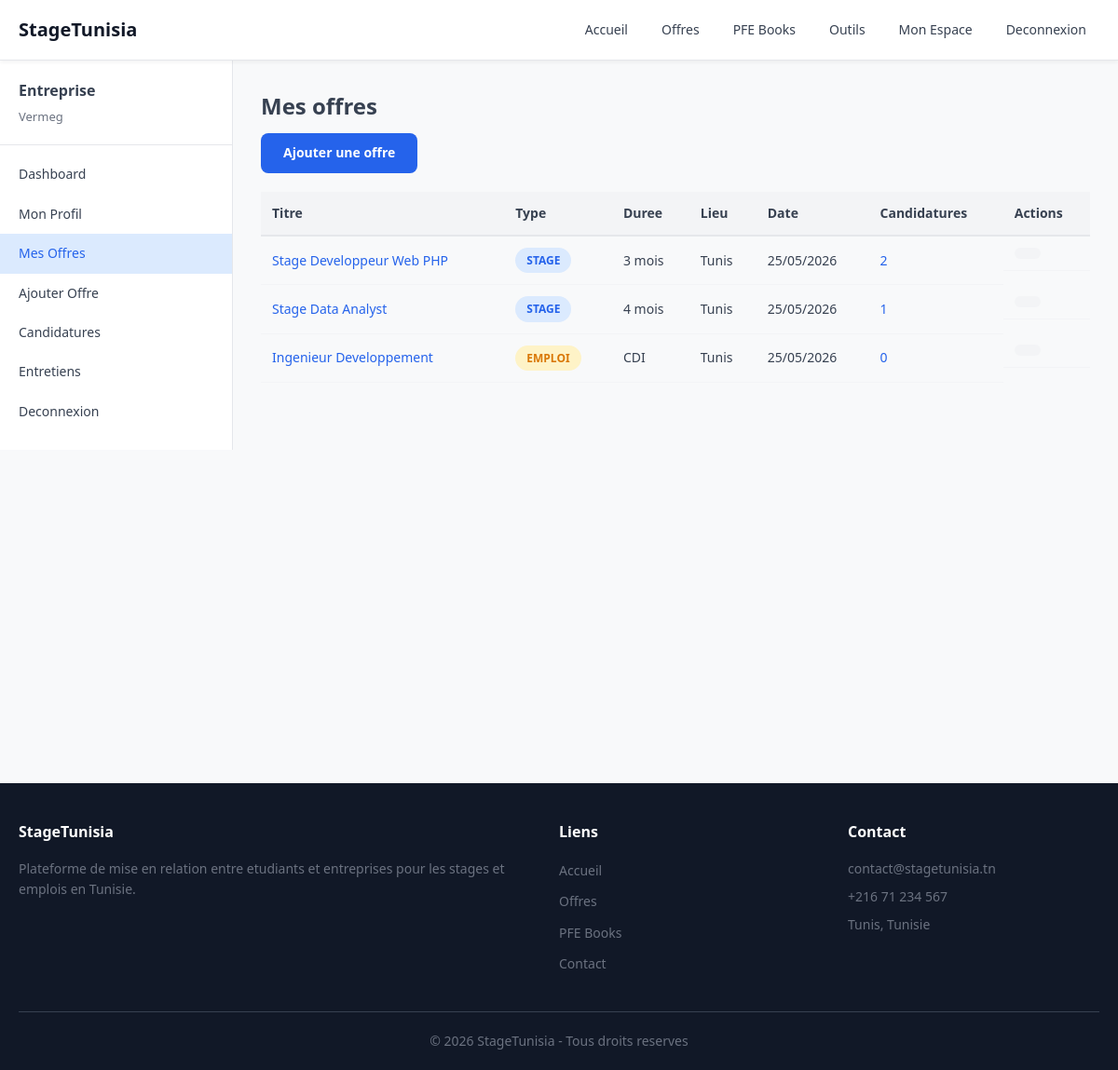
Page /entreprise/offres.php (signed in) on the committed database.
### tables this page shows
CREATE TABLE offres (
    id INT AUTO_INCREMENT PRIMARY KEY,
    entreprise_id INT NOT NULL,
    titre VARCHAR(200) NOT NULL,
    description TEXT,
    type_contrat VARCHAR(50) NOT NULL DEFAULT 'stage',
    duree VARCHAR(50) DEFAULT '',
    remuneration VARCHAR(100) DEFAULT '',
    lieu VARCHAR(100) DEFAULT '',
    secteur VARCHAR(100) DEFAULT '',
    competences_requises TEXT,
    date_publication DATETIME DEFAULT CURRENT_TIMESTAMP,
    date_expiration DATE DEFAULT NULL,
    active TINYINT(1) DEFAULT 1,
    FOREIGN KEY (entreprise_id) REFERENCES entreprises(id) ON DELETE CASCADE
);

### includes/functions.php (called while the page is built, shortened)
<?php
function formatDate($date) {
    return date('d/m/Y', strtotime($date));
}

### entreprise/offres.php (the view, shortened to what this page needs)
<?php
require_once '../config/database.php';
require_once '../includes/functions.php';
$req_entreprise = "SELECT * FROM entreprises WHERE utilisateur_id = ?";
$stmt_entreprise = $pdo->prepare($req_entreprise);
$stmt_entreprise->execute([$_SESSION['user_id']]);
$entreprise = $stmt_entreprise->fetch();
$req_offres = "SELECT o.*, (SELECT COUNT(*) FROM candidatures WHERE offre_id = o.id) as nb_candidatures FROM offres o WHERE o.entreprise_id = ? ORDER BY o.date_publication DESC";
$stmt_offres = $pdo->prepare($req_offres);
$stmt_offres->execute([$entreprise['id']]);
$offres = $stmt_offres->fetchAll();
include '../includes/header.php';
?>
<div class="dashboard-layout">
<?php include '../includes/sidebar_entreprise.php'; ?>
<div class="dashboard-content">
    <h2><?= icon('briefcase') ?> Mes offres</h2>
    <a href="ajouter-offre.php" class="btn btn-primary"><?= icon('plus') ?> Ajouter une offre</a>
    <?php if (empty($offres)): ?>
        <p style="margin-top:20px;">Aucune offre publiee.</p>
    <?php else: ?>
    <table class="table" style="margin-top:20px;">
        <tr><th>Titre</th><th>Type</th><th>Duree</th><th>Lieu</th><th>Date</th><th>Candidatures</th><th>Actions</th></tr>
        <?php foreach ($offres as $o): ?>
        <tr>
            <td><a href="../offre-detail.php?id=<?= $o['id'] ?>"><?= htmlspecialchars($o['titre']) ?></a></td>
            <td><span class="badge badge-<?= $o['type_contrat'] ?>"><?= $o['type_contrat'] ?></span></td>
            <td><?= htmlspecialchars($o['duree']) ?></td>
            <td><?= htmlspecialchars($o['lieu']) ?></td>
            <td><?= formatDate($o['date_publication']) ?></td>
            <td><a href="candidatures.php?offre_id=<?= $o['id'] ?>"><?= $o['nb_candidatures'] ?></a></td>
            <td class="actions">
                <a href="modifier-offre.php?id=<?= $o['id'] ?>" class="btn btn-sm"><?= icon('edit') ?></a>
            </td>
        </tr>
        <?php endforeach; ?>
    </table>
    <?php endif; ?>
</div>
<?php include '../includes/footer.php'; ?></div>

### css/style.css (style rules this page uses)
:root { --primary: #2563eb; --primary-dark: #1d4ed8; --primary-light: #dbeafe; --secondary: #0d9488; --danger: #dc2626; --warning: #d97706; --success: #059669; --gray-50: #f8f9fa; --gray-100: #f3f4f6; --gray-200: #e5e7eb; --gray-300: #d1d5db; --gray-500: #6b7280; --gray-600: #4b5563; --gray-700: #374151; --gray-900: #111827; --white: #fff; --shadow: 0 2px 8px rgba(0,0,0,0.06); --shadow-lg: 0 4px 16px rgba(0,0,0,0.1); --radius: 8px; --radius-lg: 12px; }
* { margin: 0; padding: 0; box-sizing: border-box; }
html { scroll-behavior: smooth; }
body { font-family: 'Segoe UI', Tahoma, Geneva, Verdana, sans-serif; color: var(--gray-700); background: var(--gray-50); line-height: 1.6; }
a { color: var(--primary); text-decoration: none; }
.btn { display: inline-flex; align-items: center; gap: 8px; padding: 10px 24px; border-radius: var(--radius); font-weight: 600; font-size: 14px; cursor: pointer; border: none; transition: 0.3s; }
.btn-primary { background: var(--primary); color: var(--white); }
.btn-sm { padding: 6px 14px; font-size: 13px; background: var(--gray-100); color: var(--gray-700); }
.badge { display: inline-block; padding: 4px 12px; border-radius: 20px; font-size: 12px; font-weight: 600; text-transform: uppercase; }
.badge-stage { background: var(--primary-light); color: var(--primary); }
.badge-emploi { background: #fef3c7; color: var(--warning); }
.dashboard-layout { display: flex; }
.dashboard-content { flex: 1; padding: 30px; max-width: calc(100% - 250px); }
.dashboard-content h2 { margin-bottom: 10px; display: flex; align-items: center; gap: 10px; }
.table { width: 100%; border-collapse: collapse; font-size: 14px; }
.table th { text-align: left; background: var(--gray-100); padding: 12px; font-weight: 600; color: var(--gray-700); border-bottom: 2px solid var(--gray-200); }
.table td { padding: 12px; border-bottom: 1px solid var(--gray-100); }
.actions { display: flex; gap: 5px; }

### rows in the picture
offres: titre "Stage Developpeur Web PHP", type_contrat "STAGE", duree "3 mois", lieu "Tunis", date_publication "25/05/2026", nb_candidatures "2"
offres: titre "Stage Data Analyst", type_contrat "STAGE", duree "4 mois", lieu "Tunis", date_publication "25/05/2026", nb_candidatures "1"
offres: titre "Ingenieur Developpement", type_contrat "EMPLOI", duree "CDI", lieu "Tunis", date_publication "25/05/2026", nb_candidatures "0"

### other values in the picture
$_SESSION['user_nom'] "Vermeg"
